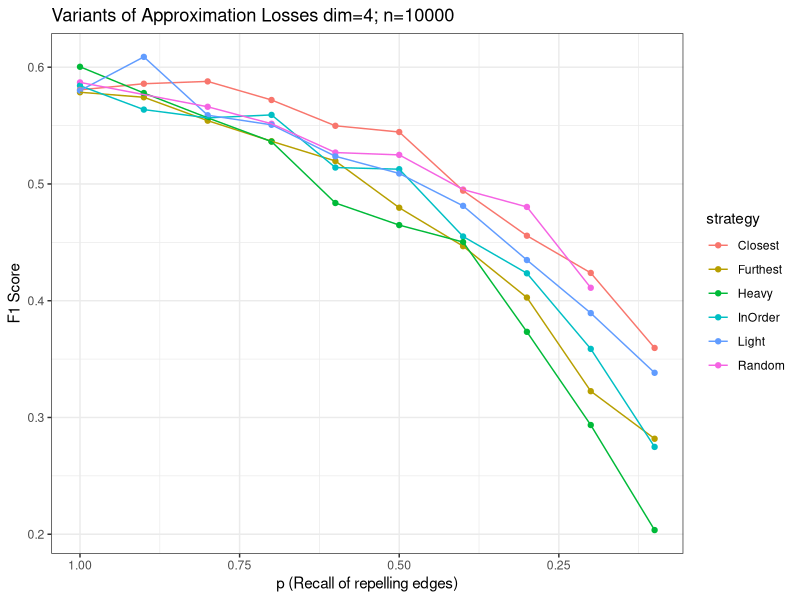
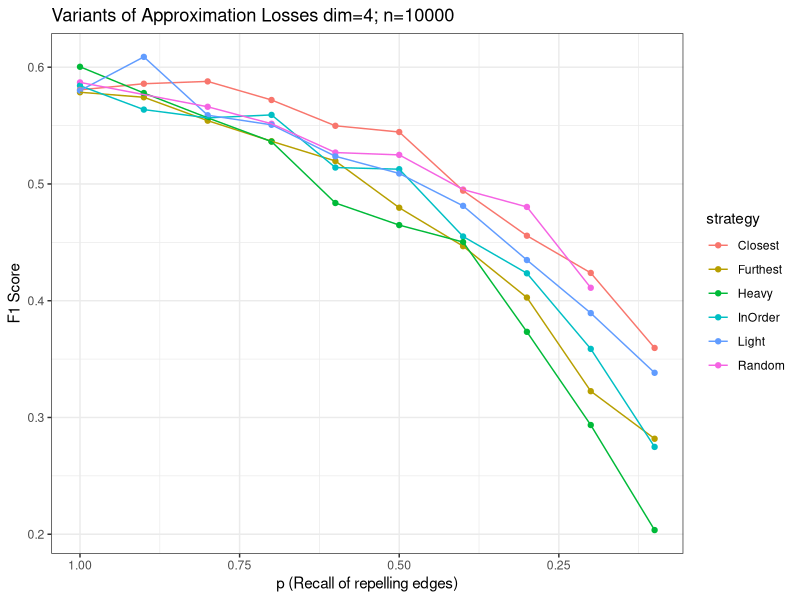

Here is the R script that generated these plots, in order:
#!/usr/bin/env Rscript


suppressPackageStartupMessages(library(dplyr))
suppressPackageStartupMessages(library(ggplot2))

measurements <- read.csv("loss_measurements_4.csv")

# Expect columns: strategy, p, f1, precision, recall

# Group by strategy

# Plot F1 Score vs p, connect points of the same strategy with lines
ggplot(measurements, aes(x = p, y = f1, color = strategy)) +
  # reverse the x-axis
  scale_x_reverse() +
  geom_point() +
  geom_line() +
  labs(
    title = "Variants of Approximation Losses dim=4; n=10000",
    x = "p (Recall of repelling edges)",
    y = "F1 Score"
  ) +
  theme_bw()


ggsave("f1_score_vs_p_4.png")
